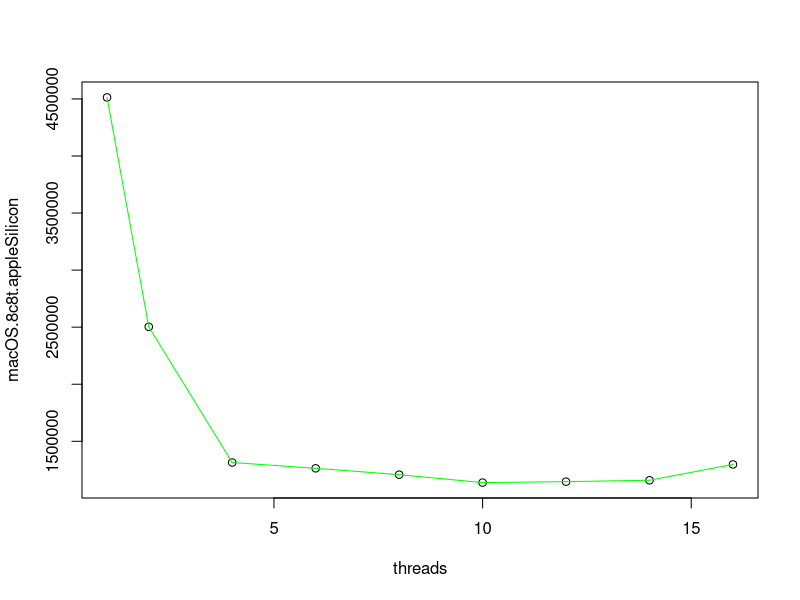
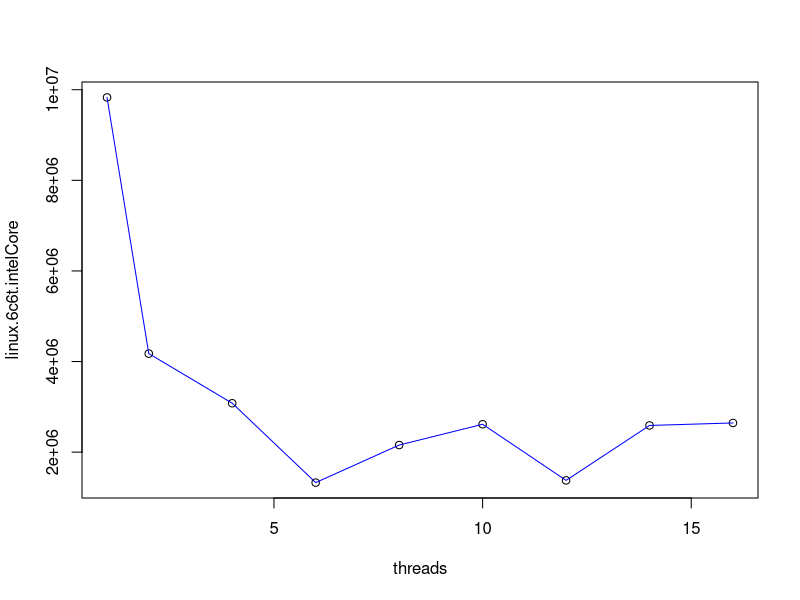
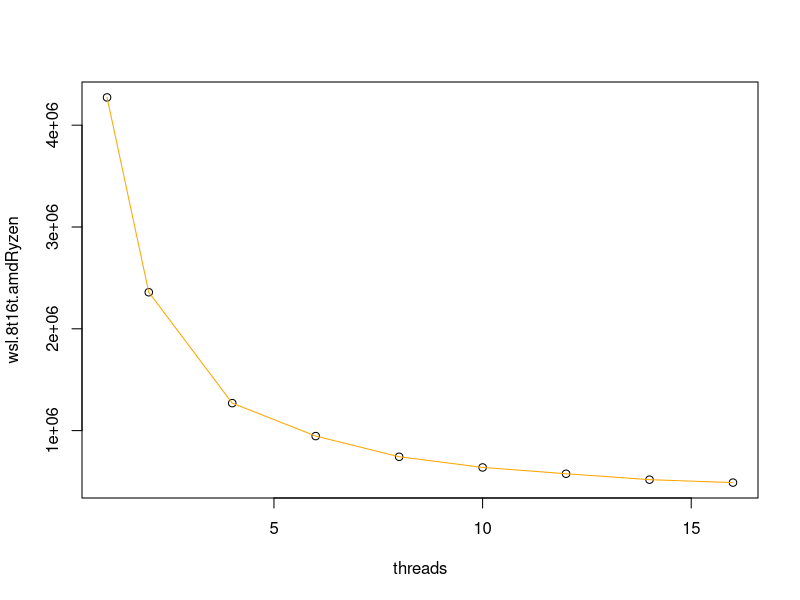

The R source for these figures, in order:
macOS.8c8t.appleSilicon <- c(4513305, 2503207, 1314020, 1263112, 1207410, 1138060, 1146194, 1158409, 1297107)
linux.6c6t.intelCore <- c(9830040, 4175220,3079806, 1328057, 2156867, 2615748, 1376672, 2589154, 2644351)
wsl.8t16t.amdRyzen <- c(4272792,2359084, 1269868, 946311, 743075, 638274, 576330, 518119, 489460)

threads <- c(1, 2, 4, 6, 8, 10, 12, 14, 16)

fitApple <- lm(macOS.8c8t.appleSilicon ~ poly(threads, 8, raw = TRUE))
plot(macOS.8c8t.appleSilicon ~ threads)
lines(threads, predict(fitApple, data.frame(x = threads)), col = 'green')

fitIntel <- lm(linux.6c6t.intelCore ~ poly(threads, 8, raw = TRUE))
plot(linux.6c6t.intelCore ~ threads,)
lines(threads, predict(fitIntel, data.frame(x = threads)), col = 'blue')

fitAmd <- lm(wsl.8t16t.amdRyzen ~ poly(threads, 8, raw = TRUE))
plot(wsl.8t16t.amdRyzen ~ threads)
lines(threads, predict(fitAmd, data.frame(x = threads)), col = 'orange')
